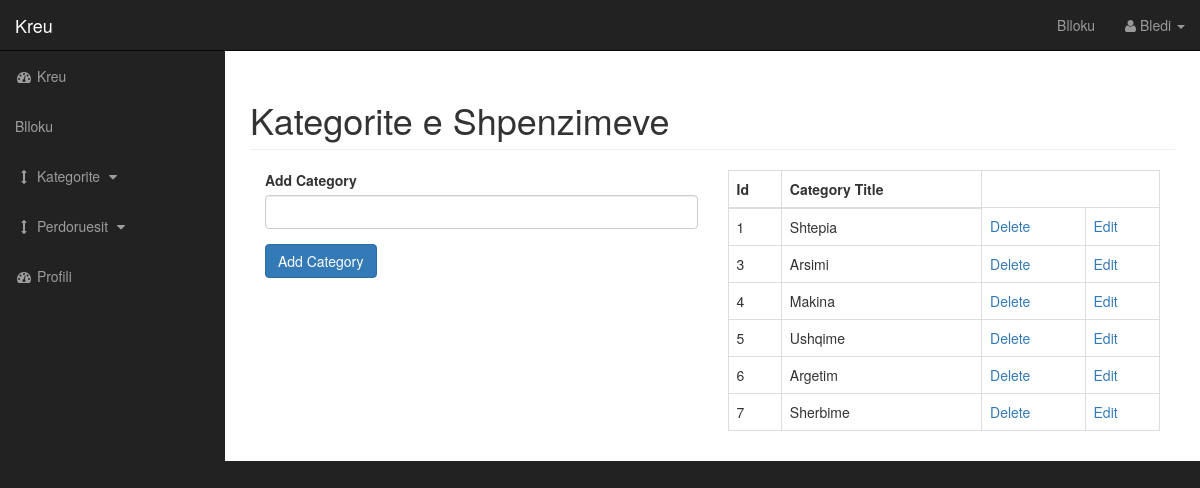
The app's page /admin/outcat.php (signed in) with its own data.
### tables this page shows
CREATE TABLE `catoutcategories` (
  `catout_id` int(3) NOT NULL,
  `name` varchar(15) NOT NULL
);

### admin/functions.php (called while the page is built, shortened)
<?php
function fetchRecords($result){
    return mysqli_fetch_array($result);
}
function query($query){
    global $connection;
    $result = mysqli_query($connection, $query);
    return $result;
}
function is_admin() {
    if(isLoggedIn()){
        $result = query("SELECT user_role FROM users WHERE user_id=".$_SESSION['user_id']."");
        $row = fetchRecords($result);
        if($row['user_role'] == 'admin'){
            return true;
        }else {
            return false;
        }
    }
    return false;
}
function isLoggedIn(){
    if(isset($_SESSION['user_role'])){
        return true;
    }
   return false;
}

### admin/outcat.php (the view, shortened to what this page needs)
<?php include "includes/admin_header.php" ?>
    <div id="wrapper">
        <?php include "includes/admin_navigation.php" ?>
<div id="page-wrapper">
<div class="container-fluid">
    <div class="row">
        <div class="col-lg-12">
            <h1 class="page-header">
                Kategorite e Shpenzimeve
            </h1>
            <div class="col-xs-6">
    <form action="" method="post">
      <div class="form-group">
         <label for="cat-title">Add Category</label>
          <input type="text" class="form-control" name="cat_title">
      </div>
       <div class="form-group">
          <input class="btn btn-primary" type="submit" name="submit" value="Add Category">
      </div>
    </form>
    </div>
            <div class="col-xs-6">
    <table class="table table-bordered table-hover">
        <thead>
            <tr>
                <th>Id</th>
                <th>Category Title</th>
            </tr>
        </thead>
        <tbody>
        <?php
    $query = "SELECT * FROM catoutcategories";
    $select_categories = mysqli_query($connection,$query);
    while($row = mysqli_fetch_assoc($select_categories)) {
    $cat_id = $row['catout_id'];
    $cat_title = $row['name'];
    echo "<tr>";
    echo "<td>{$cat_id}</td>";
    echo "<td>{$cat_title}</td>";
   echo "<td><a href='outcat.php?delete={$cat_id}'>Delete</a></td>";
   echo "<td><a href='outcat.php?edit={$cat_id}'>Edit</a></td>";
    echo "</tr>";
    }
?>
        </tbody>
    </table>
                </div>
            </div>
        </div>
    </div>
</div>
    <?php include "includes/admin_footer.php" ?>

### admin/includes/admin_header.php (shortened to what this page needs)
<?php include "../includes/db.php"; ?>
<?php include "functions.php"; ?>
<!DOCTYPE html>
<html lang="en">
<head>
    <link href="css/bootstrap.min.css" rel="stylesheet">
    <link href="css/sb-admin.css" rel="stylesheet">
    <link href="font-awesome/css/font-awesome.min.css" rel="stylesheet" type="text/css">
 <link href="css/styles.css" rel="stylesheet">
</head>
<body>

### admin/includes/admin_navigation.php (shortened to what this page needs)
<nav class="navbar navbar-inverse navbar-fixed-top" role="navigation">
     <div class="navbar-header">
         <a class="navbar-brand" href="index.php">Kreu</a>
     </div>
     <ul class="nav navbar-right top-nav">
        <li><a href="../index.php">Blloku</a></li>
         <li class="dropdown">
             <a href="" class="dropdown-toggle" data-toggle="dropdown"><i class="fa fa-user"></i>
             <?php
             if(isset($_SESSION['username'])) {
                 echo $_SESSION['username'];
             }
             ?>
             <b class="caret"></b></a>
         </li>
     </ul>
     <div class="collapse navbar-collapse navbar-ex1-collapse">
         <ul class="nav navbar-nav side-nav">
             <li>
                 <a href="index.php"><i class="fa fa-fw fa-dashboard"></i> Kreu</a>
             </li>
              <li>
                 <a href="../mybudget.php" ><i class="fas fa-money-bill-wave-alt"></i>Blloku </a>
             </li>
             <li>
                 <a href="javascript:;" data-toggle="collapse" data-target="#demo"><i class="fa fa-fw fa-arrows-v"></i> Kategorite <i class="fa fa-fw fa-caret-down"></i></a>
             </li>
             <?php if (is_admin()){ ?>
             <li>
                 <a href="javascript:;" data-toggle="collapse" data-target="#demo1"><i class="fa fa-fw fa-arrows-v"></i> Perdoruesit <i class="fa fa-fw fa-caret-down"></i></a>
             </li>
             <?php } ?>
             <li>
                 <a href="profile.php"><i class="fa fa-fw fa-dashboard"></i> Profili</a>
             </li>
         </ul>
     </div>
 </nav>

### admin/includes/admin_footer.php (shortened to what this page needs)
    </div>
</body>
</html>

### admin/css/sb-admin.css (style rules this page uses)
body { margin-top: 100px; background-color: #222; }
@media (min-width:768px) { body { margin-top: 50px; } }
#wrapper { padding-left: 0; }
#page-wrapper { width: 100%; padding: 0; background-color: #fff; }
@media (min-width:768px) { #wrapper { padding-left: 225px; } }
@media (min-width:768px) { #page-wrapper { padding: 10px; } }
.top-nav { padding: 0 15px; }
.top-nav>li { display: inline-block; float: left; }
.top-nav>li>a { padding-top: 15px; padding-bottom: 15px; line-height: 20px; color: #999; }
@media (min-width:768px) { .side-nav { position: fixed; top: 51px; left: 225px; width: 225px; margin-left: -225px; border: none; border-radius: 0; overflow-y: auto; background-color: #222; } }
@media (min-width:768px) { .side-nav>li>a { width: 225px; } }

### records on screen
catoutcategories: catout_id "1", name "Shtepia"
catoutcategories: catout_id "3", name "Arsimi"
catoutcategories: catout_id "4", name "Makina"
catoutcategories: catout_id "5", name "Ushqime"
catoutcategories: catout_id "6", name "Argetim"
catoutcategories: catout_id "7", name "Sherbime"

### other values on screen
$_SESSION['username'] "Bledi"
